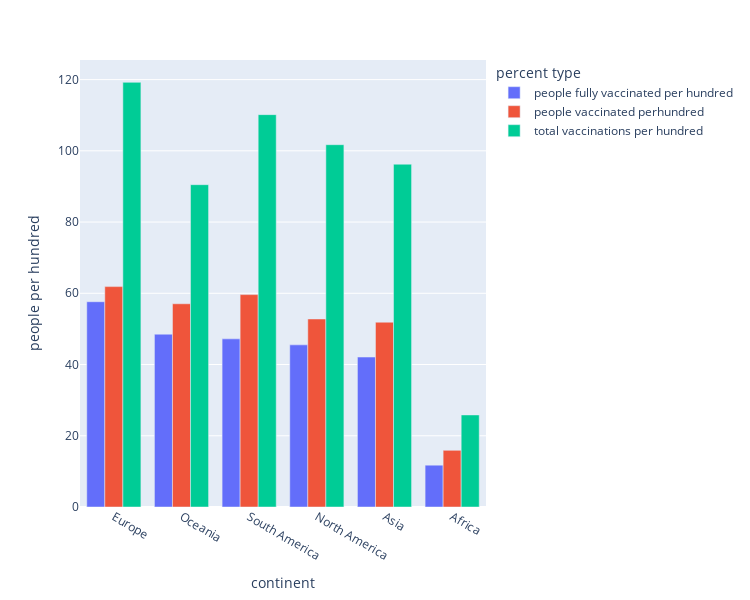

This figure's notebook cell:
### Markdown cell above
# TOP 5 AREA HAVE BEST VACCINATIONS PERCENT AT 2/11/2021

### Code cell
# at 2/11/2021

# lấy max trong nước và lấy trung bình trong châu lục 2 lần group
vaccinated   = owid_covid_data[['continent','location','people_fully_vaccinated_per_hundred','people_vaccinated_per_hundred','total_vaccinations_per_hundred']].groupby('location').max(
).groupby('continent').mean()

top5vaccinated = vaccinated.sort_values('people_fully_vaccinated_per_hundred',ascending=False)

top5vaccinated.reset_index(inplace=True)



#doi ten cot
top5vaccinated.rename(columns={
    'people_fully_vaccinated_per_hundred': 'people fully vaccinated per hundred',
    'people_vaccinated_per_hundred': 'people vaccinated perhundred',
    'total_vaccinations_per_hundred' : 'total vaccinations per hundred'
},inplace=True)


top5vaccinated_sns = pd.melt(top5vaccinated,id_vars=['continent'],value_vars=['people fully vaccinated per hundred','people vaccinated perhundred','total vaccinations per hundred']
,var_name='percent type',value_name='people per hundred')



fig = px.bar(top5vaccinated_sns, x="continent", y="people per hundred",
             color='percent type',barmode='group',
             height=600,width=750)
fig.show()

### Figure 1 — Plotly figure (JSON) as saved in the notebook; plotly's stock layout.template omitted (floating-point values rounded to 4 significant figures)
{"data": [{"alignmentgroup": "True", "hovertemplate": "percent type=people fully vaccinated per hundred<br>continent=%{x}<br>people per hundred=%{y}<extra></extra>", "legendgroup": "people fully vaccinated per hundred", "marker": {"color": "#636efa", "pattern": {"shape": ""}}, "name": "people fully vaccinated per hundred", "offsetgroup": "people fully vaccinated per hundred", "orientation": "v", "showlegend": true, "textposition": "auto", "type": "bar", "x": ["Europe", "Oceania", "South America", "North America", "Asia", "Africa"], "xaxis": "x", "y": [57.63, 48.52, 47.21, 45.52, 42.1, 11.73], "yaxis": "y"}, {"alignmentgroup": "True", "hovertemplate": "percent type=people vaccinated perhundred<br>continent=%{x}<br>people per hundred=%{y}<extra></extra>", "legendgroup": "people vaccinated perhundred", "marker": {"color": "#EF553B", "pattern": {"shape": ""}}, "name": "people vaccinated perhundred", "offsetgroup": "people vaccinated perhundred", "orientation": "v", "showlegend": true, "textposition": "auto", "type": "bar", "x": ["Europe", "Oceania", "South America", "North America", "Asia", "Africa"], "xaxis": "x", "y": [61.87, 57.06, 59.63, 52.79, 51.88, 15.9], "yaxis": "y"}, {"alignmentgroup": "True", "hovertemplate": "percent type=total vaccinations per hundred<br>continent=%{x}<br>people per hundred=%{y}<extra></extra>", "legendgroup": "total vaccinations per hundred", "marker": {"color": "#00cc96", "pattern": {"shape": ""}}, "name": "total vaccinations per hundred", "offsetgroup": "total vaccinations per hundred", "orientation": "v", "showlegend": true, "textposition": "auto", "type": "bar", "x": ["Europe", "Oceania", "South America", "North America", "Asia", "Africa"], "xaxis": "x", "y": [119.2, 90.49, 110.2, 101.7, 96.24, 25.85], "yaxis": "y"}], "layout": {"barmode": "group", "height": 600, "legend": {"title": {"text": "percent type"}, "tracegroupgap": 0}, "margin": {"t": 60}, "width": 750, "xaxis": {"anchor": "y", "autorange": true, "domain": [0, 1], "range": [-0.5, 5.5], "title": {"text": "continent"}, "type": "category"}, "yaxis": {"anchor": "x", "autorange": true, "domain": [0, 1], "range": [0, 125.5], "title": {"text": "people per hundred"}, "type": "linear"}}}
